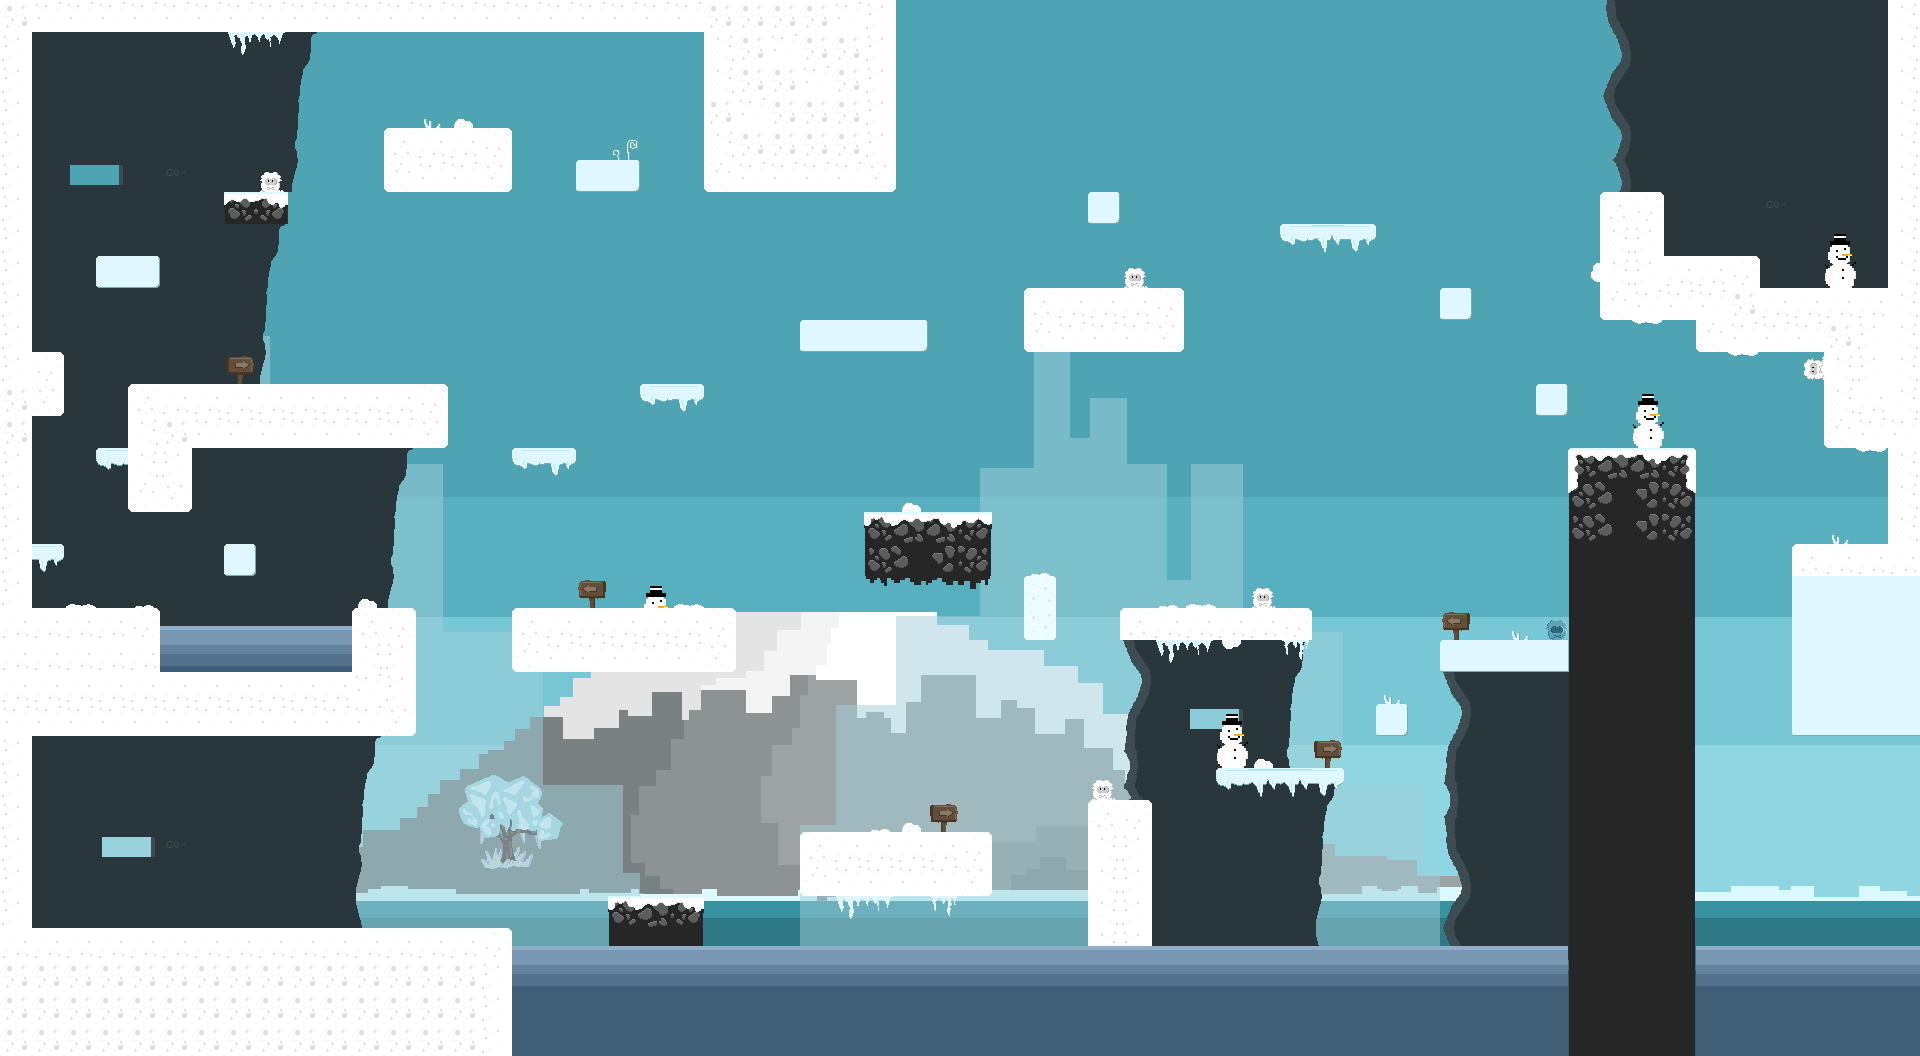

Rendered tile map (Tiled .tmx) drawn with the repository's tilesets; below, a short description and the map source with its tile grids summarised:
An orthogonal 60x33 tile map with 32x32 px tiles, 6 tile layers (Fondo, Capa iceberg, FondoRoca, Estructura, ...), 5 tilesets.

<map version="1.10" tiledversion="1.11.2" orientation="orthogonal" renderorder="right-down" width="60" height="33" tilewidth="32" tileheight="32" infinite="0" nextlayerid="8" nextobjectid="1">
 <tileset firstgid="1" source="../tsx/layer-0-iceberg.tsx" />
 <tileset firstgid="1981" source="../tsx/Tiles-1.tsx" />
 <tileset firstgid="2081" source="../tsx/tiles2.tsx" />
 <tileset firstgid="2181" source="../tsx/iceberg-item.tsx" />
 <tileset firstgid="2581" source="../tsx/tiles.tsx" />
 <layer id="1" name="Fondo" width="60" height="33">
  <data>[1980 cells, 1980 non-empty, 1980 distinct tile ids]</data>
 </layer>
 <layer id="6" name="Capa iceberg" width="60" height="33">
  <data>[1980 cells, 800 non-empty, 400 distinct tile ids]</data>
 </layer>
 <layer id="3" name="FondoRoca" width="60" height="33">
  <data>[1980 cells, 435 non-empty, 20 distinct tile ids]</data>
 </layer>
 <layer id="2" name="Estructura" width="60" height="33">
  <data>[1980 cells, 518 non-empty, 47 distinct tile ids]</data>
 </layer>
 <layer id="4" name="Agua" width="60" height="33">
  <data>[1980 cells, 172 non-empty, 6 distinct tile ids]</data>
 </layer>
 <layer id="5" name="Decoración" width="60" height="33">
  <data>[1980 cells, 68 non-empty, 23 distinct tile ids]</data>
 </layer>
</map>
